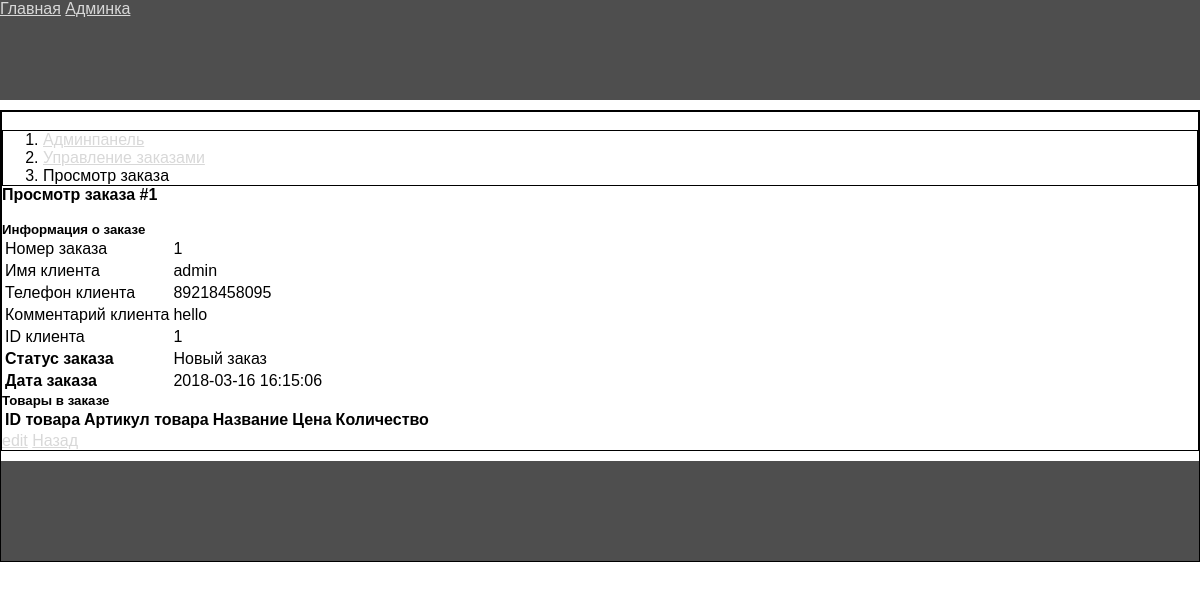
The app's page /admin/order/view/1 (signed in) with its own data.
### tables this page shows
CREATE TABLE `products_order` (
  `id_order` int(11) NOT NULL,
  `user_name` varchar(255) NOT NULL,
  `user_phone` varchar(255) NOT NULL,
  `user_comment` text NOT NULL,
  `id_user` int(11) DEFAULT NULL,
  `date` timestamp NOT NULL DEFAULT CURRENT_TIMESTAMP,
  `products` text NOT NULL,
  `status` int(11) NOT NULL DEFAULT '1'
);

### backend/controllers/AdminOrderController.php (called while the page is built, shortened)
<?php
class AdminOrderController extends AdminBase {
    public function viewAction($id) {
        $order = Order::getOrderById($id);
        $productsQuantity = json_decode($order['products'], true);
        $productsIds = array_keys($productsQuantity);
        $products = Product::getProductsByIds($productsIds);
        $data = [
            'order'=>$order,
            'products'=>$products,
            'productsQuantity'=>$productsQuantity
        ];
        $v = new View('admin_order/view.php');
        $v->render($data);
        return true;
    }
}

### core/App.php (called while the page is built, shortened)
<?php
class App {
    private $routes;
    function __construct() {
        $this->routes = include('./config/routes.php');
    }
    private function getURI() {
        if (!empty($_SERVER['REQUEST_URI'])) {
            return trim($_SERVER['REQUEST_URI'], '/');
        }
    }
    public function run() {
        $uri = $this->getURI();
        foreach ($this->routes as $uriPattern => $path) {
            if (preg_match("~$uriPattern~", $uri)) {
                $internalRoute = preg_replace("~$uriPattern~", $path, $uri);
                $segments = explode('/', $internalRoute);
                $controllerName = array_shift($segments) . 'Controller';
                $actionName = ucfirst(array_shift($segments)) . 'Action';
                $parameters = $segments;
                $controllerObject = new $controllerName;
                $result = call_user_func_array(array($controllerObject, $actionName), $parameters);
                if ($result != null) {
                    break;
                }
            }
        }
    }
}

### index.php (called while the page is built, shortened)
<?php
include "./core/Autoloader.php";
$app = new App();
$app->run();

### core/Autoloader.php (called while the page is built, shortened)
<?php
spl_autoload_register(function ($class_name) {
	$directories = [
        'backend/views/',
        'backend/models/',
        'backend/controllers/',
        'core/',
        ];
});

### core/DatabaseHandler.php (called while the page is built, shortened)
<?php
class DatabaseHandler {
    private static $_mHandler;
    private static function GetHandler() {
        if (!isset(self::$_mHandler)) {
            try {
                self::$_mHandler = 	new PDO(PDO_DSN, DB_USERNAME, DB_PASSWORD, array(PDO::ATTR_PERSISTENT => DB_PERSISTENCY));
                self::$_mHandler->setAttribute(PDO::ATTR_ERRMODE, PDO::ERRMODE_EXCEPTION);
            } catch (PDOException $e){
                self::Close();
                trigger_error($e->getMessage(), E_USER_ERROR);
                $app = new App();
                $app->logger->log('db ' . $e->getMessage());
            }
        }
        return self::$_mHandler;
    }
    public static function Execute($sqlQuery, $params = null) {
        try {
            $database_handler = self::GetHandler();
            $statement_handler = $database_handler->prepare($sqlQuery);
            return $statement_handler->execute($params);
        } catch(PDOException $e) {
            self::Close();
            trigger_error($e->getMessage(), E_USER_ERROR);
            $app = new App();
            $app->logger->log('db ' . $e->getMessage());
        }
    }
    public static function GetRow($sqlQuery, $params = null, $fetchStyle = PDO::FETCH_ASSOC) {
        $result = null;
        try {
            $database_handler = self::GetHandler();
            $statement_handler = $database_handler->prepare($sqlQuery);
            $statement_handler->execute($params);
            $result = $statement_handler->fetch($fetchStyle);
        } catch(PDOException $e) {
            self::Close();
            trigger_error($e->getMessage(), E_USER_ERROR);
            $app = new App();
            $app->logger->log('db ' . $e->getMessage());
        }
        return $result;
    }
}
?>

### backend/models/Order.php (called while the page is built, shortened)
<?php
class Order {
    public static function getStatusText($status) {
        switch ($status) {
            case '1':
                return 'Новый заказ';
                break;
        }
    }
    public static function getOrderById($id) {
        $query = "SELECT * FROM products_order WHERE id_order = :id";
        $result = DatabaseHandler::GetRow($query, ['id'=>$id]);
        return $result;
    }
}

### assets/tpl/admin_order/view.php (the view, shortened to what this page needs)
<?php include './assets/tpl/layouts/header_adm.php'; ?>
    <div>
        <div>
            <br/>
            <div>
                <ol>
                    <li><a href="/admin">Админпанель</a></li>
                    <li><a href="/admin/order">Управление заказами</a></li>
                    <li>Просмотр заказа</li>
                </ol>
            </div>
            <h4>Просмотр заказа #<?= $order['id_order']; ?></h4>
            <br/>
            <h5>Информация о заказе</h5>
            <table>
                <tr>
                    <td>Номер заказа</td>
                    <td><?= $order['id_order']; ?></td>
                </tr>
                <tr>
                    <td>Имя клиента</td>
                    <td><?= $order['user_name']; ?></td>
                </tr>
                <tr>
                    <td>Телефон клиента</td>
                    <td><?= $order['user_phone']; ?></td>
                </tr>
                <tr>
                    <td>Комментарий клиента</td>
                    <td><?= $order['user_comment']; ?></td>
                </tr>
                <?php if ($order['id_user'] !== 0): ?>
                    <tr>
                        <td>ID клиента</td>
                        <td><?= $order['id_user']; ?></td>
                    </tr>
                <?php endif; ?>
                <tr>
                    <td><b>Статус заказа</b></td>
                    <td><?= Order::getStatusText($order['status']); ?></td>
                </tr>
                <tr>
                    <td><b>Дата заказа</b></td>
                    <td><?= $order['date']; ?></td>
                </tr>
            </table>
            <h5>Товары в заказе</h5>
            <table>
                <tr>
                    <th>ID товара</th>
                    <th>Артикул товара</th>
                    <th>Название</th>
                    <th>Цена</th>
                    <th>Количество</th>
                </tr>
            </table>
            <a href="/admin/order/update/<?= $order['id_order']; ?>">edit</a>
            <a href="/admin/order/">Назад</a>
        </div>
<?php include './assets/tpl/layouts/footer.php'; ?>

### assets/css/style.css (style rules this page uses)
* { box-sizing: border-box; font-family: sans-serif; margin: 0; }
a { color: #d8d8d8; }
div { border: 1px solid black; }

### records on screen
products_order: id_order "1", user_name "admin", user_phone "89218458095", user_comment "hello", id_user "1", status "Новый заказ", date "2018-03-16 16:15:06"
